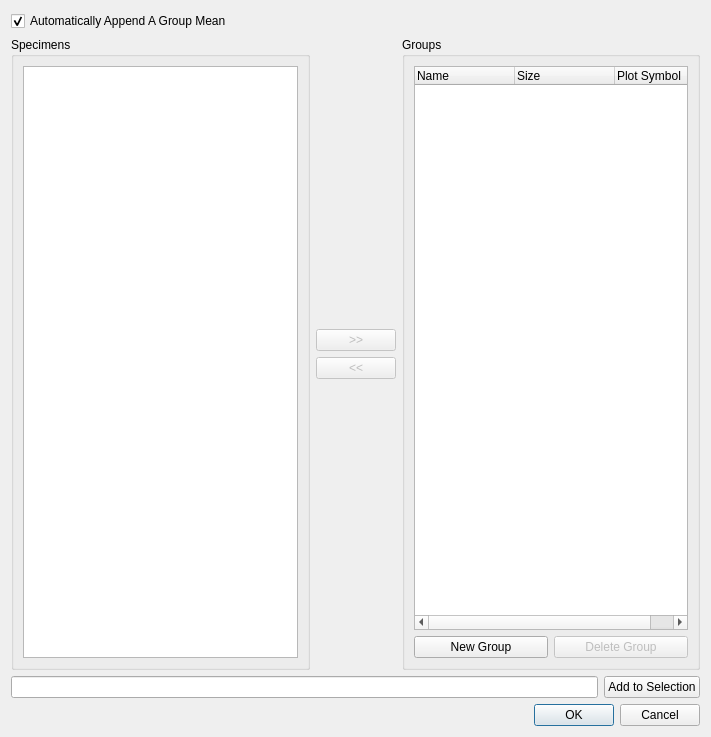
<ui version="4.0" >
 <class>GroupDialog</class>
 <widget class="QDialog" name="GroupDialog" >
  <property name="geometry" >
   <rect>
    <x>0</x>
    <y>0</y>
    <width>711</width>
    <height>737</height>
   </rect>
  </property>
  <property name="windowTitle" >
   <string>Group Specimens</string>
  </property>
  <property name="modal" >
   <bool>true</bool>
  </property>
  <layout class="QVBoxLayout" name="verticalLayout_3" >
   <item>
    <widget class="QCheckBox" name="m_autoMeanCheck" >
     <property name="text" >
      <string>Automatically Append A Group Mean</string>
     </property>
     <property name="checked" >
      <bool>true</bool>
     </property>
    </widget>
   </item>
   <item>
    <layout class="QHBoxLayout" name="horizontalLayout_2" >
     <item>
      <widget class="QGroupBox" name="groupBox" >
       <property name="title" >
        <string>Specimens</string>
       </property>
       <layout class="QHBoxLayout" name="horizontalLayout" >
        <item>
         <widget class="SpecimensView" name="m_specimensView" />
        </item>
       </layout>
      </widget>
     </item>
     <item>
      <layout class="QVBoxLayout" name="verticalLayout_2" >
       <item>
        <spacer name="verticalSpacer" >
         <property name="orientation" >
          <enum>Qt::Vertical</enum>
         </property>
         <property name="sizeHint" stdset="0" >
          <size>
           <width>20</width>
           <height>40</height>
          </size>
         </property>
        </spacer>
       </item>
       <item>
        <widget class="QPushButton" name="m_addButton" >
         <property name="enabled" >
          <bool>false</bool>
         </property>
         <property name="text" >
          <string>>></string>
         </property>
        </widget>
       </item>
       <item>
        <widget class="QPushButton" name="m_removeButton" >
         <property name="enabled" >
          <bool>false</bool>
         </property>
         <property name="text" >
          <string>&lt;&lt;</string>
         </property>
        </widget>
       </item>
       <item>
        <spacer name="verticalSpacer_2" >
         <property name="orientation" >
          <enum>Qt::Vertical</enum>
         </property>
         <property name="sizeHint" stdset="0" >
          <size>
           <width>20</width>
           <height>40</height>
          </size>
         </property>
        </spacer>
       </item>
      </layout>
     </item>
     <item>
      <widget class="QGroupBox" name="groupBox_2" >
       <property name="title" >
        <string>Groups</string>
       </property>
       <layout class="QVBoxLayout" name="verticalLayout" >
        <item>
         <widget class="GroupTreeWidget" name="m_groupsView" >
          <column>
           <property name="text" >
            <string>Name</string>
           </property>
          </column>
          <column>
           <property name="text" >
            <string>Size</string>
           </property>
          </column>
          <column>
           <property name="text" >
            <string>Plot Symbol</string>
           </property>
          </column>
         </widget>
        </item>
        <item>
         <layout class="QHBoxLayout" name="horizontalLayout_4" >
          <item>
           <widget class="QPushButton" name="m_newGrpBtn" >
            <property name="text" >
             <string>New Group</string>
            </property>
           </widget>
          </item>
          <item>
           <widget class="QPushButton" name="m_delGroupBtn" >
            <property name="enabled" >
             <bool>false</bool>
            </property>
            <property name="text" >
             <string>Delete Group</string>
            </property>
           </widget>
          </item>
         </layout>
        </item>
       </layout>
      </widget>
     </item>
    </layout>
   </item>
   <item>
    <layout class="QHBoxLayout" name="horizontalLayout_3" >
     <item>
      <widget class="QLineEdit" name="m_exprLineEdit" />
     </item>
     <item>
      <widget class="QPushButton" name="m_exprButton" >
       <property name="text" >
        <string>Add to Selection</string>
       </property>
      </widget>
     </item>
    </layout>
   </item>
   <item>
    <widget class="QDialogButtonBox" name="buttonBox" >
     <property name="orientation" >
      <enum>Qt::Horizontal</enum>
     </property>
     <property name="standardButtons" >
      <set>QDialogButtonBox::Cancel|QDialogButtonBox::Ok</set>
     </property>
    </widget>
   </item>
  </layout>
 </widget>
 <customwidgets>
  <customwidget>
   <class>SpecimensView</class>
   <extends>QTableView</extends>
   <header>../../SelectNode/SpecimensModel.h</header>
  </customwidget>
  <customwidget>
   <class>GroupTreeWidget</class>
   <extends>QTreeWidget</extends>
   <header>../GroupTreeWidget.h</header>
  </customwidget>
 </customwidgets>
 <resources/>
 <connections>
  <connection>
   <sender>buttonBox</sender>
   <signal>accepted()</signal>
   <receiver>GroupDialog</receiver>
   <slot>accept()</slot>
   <hints>
    <hint type="sourcelabel" >
     <x>248</x>
     <y>254</y>
    </hint>
    <hint type="destinationlabel" >
     <x>157</x>
     <y>274</y>
    </hint>
   </hints>
  </connection>
  <connection>
   <sender>buttonBox</sender>
   <signal>rejected()</signal>
   <receiver>GroupDialog</receiver>
   <slot>reject()</slot>
   <hints>
    <hint type="sourcelabel" >
     <x>316</x>
     <y>260</y>
    </hint>
    <hint type="destinationlabel" >
     <x>286</x>
     <y>274</y>
    </hint>
   </hints>
  </connection>
 </connections>
</ui>
